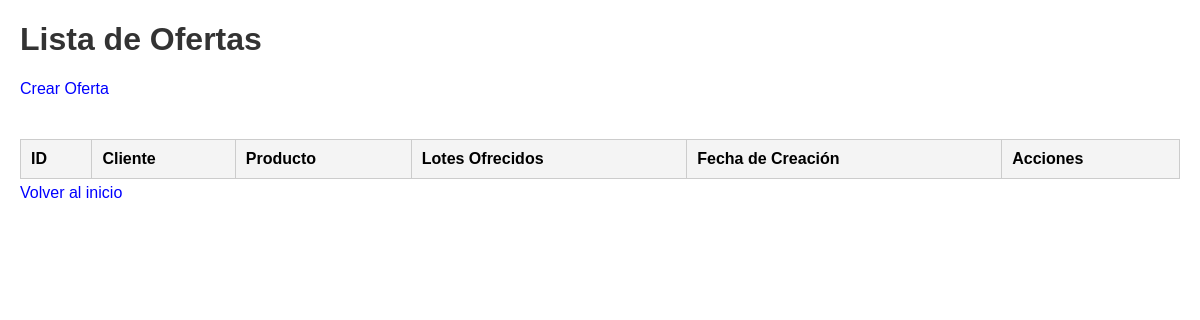
Page /listar_ofertas on the earlier database version.
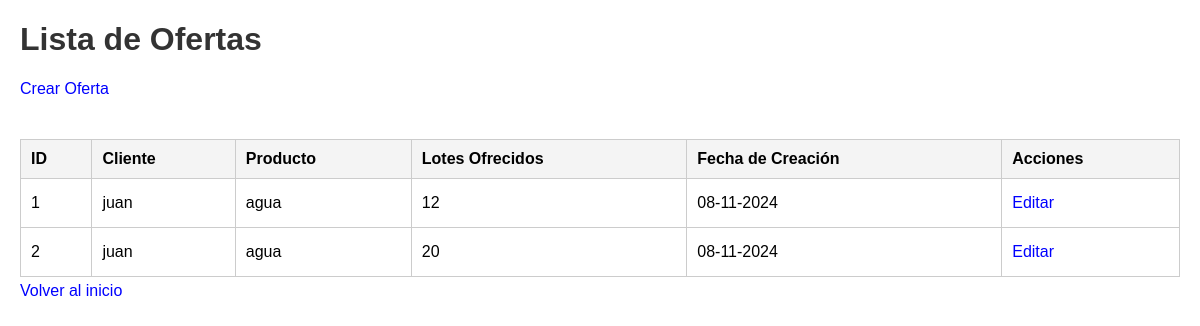
Same page on the later database version.
### models.py (models this page shows, shortened)
class Oferta(db.Model):
    __tablename__ = 'ofertas'
    id = db.Column(db.Integer, primary_key=True)
    cliente_id = db.Column(db.Integer, db.ForeignKey('clientes.id'), nullable=False)
    producto_id = db.Column(db.Integer, db.ForeignKey('productos.id'), nullable=False)
    lotes_ofrecidos = db.Column(db.Integer, nullable=False)
    fecha_creacion = db.Column(db.DateTime, default=datetime.utcnow)
    cliente = db.relationship('Cliente', backref=db.backref('ofertas', lazy=True))
    producto = db.relationship('Productos', backref=db.backref('ofertas', lazy=True))

class Cliente(db.Model):
    __tablename__ = 'clientes'
    id = db.Column(db.Integer, primary_key=True)
    nombre = db.Column(db.String(100), nullable=False)
    telefono = db.Column(db.String(20), nullable=False)
    email = db.Column(db.String(120), nullable=False)

class Productos(db.Model):
    __tablename__ = 'productos'
    id = db.Column(db.Integer, primary_key=True)
    nombre = db.Column(db.String(100), nullable=False)
    precio = db.Column(db.Float, nullable=False)
    lotes = db.Column(db.Integer, nullable=False)
    cantidad = db.Column(db.Integer, nullable=False)
    materiales = db.relationship('Material', backref='producto_rel', lazy=True)
    fecha_creacion = db.Column(db.DateTime, nullable=False, default=datetime.utcnow)

### app.py (the view)
@app.route('/listar_ofertas')
def listar_ofertas():
    ofertas = Oferta.query.all()
    return render_template('listar_ofertas.html', ofertas=ofertas)

### templates/listar_ofertas.html (shortened to what this page needs)
<!DOCTYPE html>
<html lang="es">
<head>
    <link rel="stylesheet" href="{{ url_for('static', filename='styles.css') }}">
</head>
<body>
    <h1>Lista de Ofertas</h1>
    <a href="{{ url_for('agregar_oferta') }}">Crear Oferta</a><br><br>
    <table>
        <tr>
            <th>ID</th>
            <th>Cliente</th>
            <th>Producto</th>
            <th>Lotes Ofrecidos</th>
            <th>Fecha de Creación</th>
            <th>Acciones</th>
        </tr>
        {% for oferta in ofertas %}
        <tr>
            <td>{{ oferta.id }}</td>
            <td>{{ oferta.cliente.nombre }}</td>
            <td>{{ oferta.producto.nombre }}</td>
            <td>{{ oferta.lotes_ofrecidos }}</td>
            <td>{{ oferta.fecha_creacion.strftime('%d-%m-%Y') }}</td>
            <td>
                <a href="{{ url_for('editar_oferta', id=oferta.id) }}">Editar</a>
            </td>
        </tr>
        {% endfor %}
    </table>
    <a href="{{ url_for('index') }}">Volver al inicio</a>
</body>
</html>

Differences in the rows shown:
added Oferta: id "1", cliente.nombre "juan", producto.nombre "agua", lotes_ofrecidos "12", fecha_creacion "08-11-2024"
added Oferta: id "2", cliente.nombre "juan", producto.nombre "agua", lotes_ofrecidos "20", fecha_creacion "08-11-2024"
